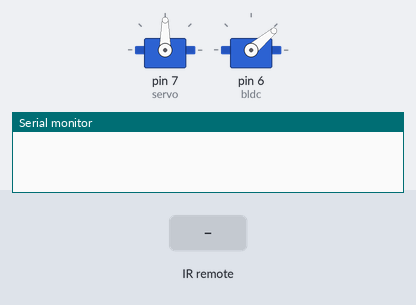
A program run on a simulated Arduino Mega 2560, built with avr-gcc and run on an emulated ATmega2560. Shown: 2 × servo, the last lines printed to the serial monitor. The inputs (shaded band) are chosen by the test bench.

Above: at 4.2 s.
4.3 s: infrared code 0x65 received
At 4.6 s:
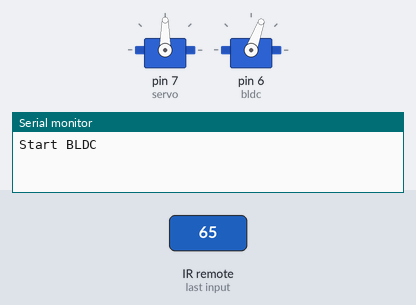
5.8 s: infrared code 0x66 received
At 7.0 s:
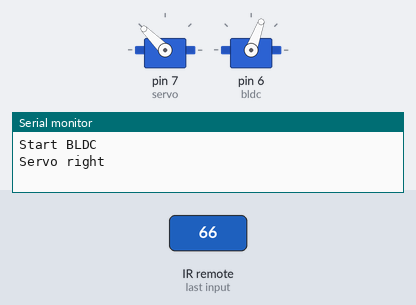
7.3 s: infrared code 0x64 received
At 8.1 s:
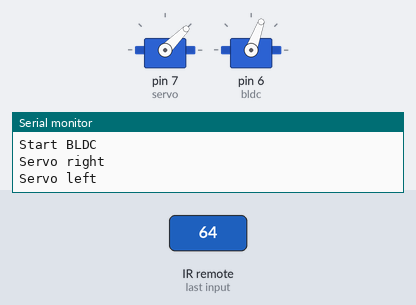
Timing chart, 0 to 10.3 s (numbered marks = the images above; inputs shaded):
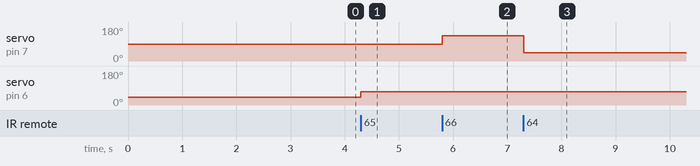

Measured:
- after the input at 4.3 s, servo on pin 6 (bldc): 40° → 70° at once
- after the input at 5.8 s, servo on pin 7 (servo): 90° → 135° at once
- after the input at 7.3 s, servo on pin 7 (servo): 135° → 45° at once

The program:

main.cpp
```cpp
// #include <Arduino.h>
// #include <Servo.h>

// #include "IMU.h"
// #include "Vector3.h"
// #include "GPS.h"

// #define SERVO_PIN 11
// #define MOTOR_PIN 12

// #define DEBUG_ENABLE

// IMU imu;
// GPS gps;
// Servo servo;
// Servo motor;

// Vector3<int16_t> accel, gyro;
// TinyGPSLocation *loc;

// void setup() {
//   #ifdef DEBUG_ENABLE
//   Serial.begin(115200);
//   #endif

//   servo.attach(SERVO_PIN);
//   motor.attach(MOTOR_PIN);
// }

// void loop() {
//   // Get info from sensor
//   bool gps_valid = gps.read(&loc);
//   bool imu_valid = imu.read(gyro, accel);

//   // Estimate the correct values for output actuators


//   // Set actuators


//   // From time to time report through LoRa

// }

//CODE TEST Motor
// #include<Servo.h>
// #include<Arduino.h>

// Servo m1; //motor #1
// void setup()
// {
//   m1.attach(6); //connect the signal pin of esc to any pwm enabled pin on the arduino. In this case its pin 6
//   delay(1); // no use of this line -_-
//   m1.write(40);// this arms the HW esc
//   delay(3000);// this delay is a must.
// }
// void loop()
// {
//   m1.write(50);
// }

#include <Arduino.h>
#include <Servo.h>
#include <IRremote.hpp>

#define IR_RECEIVE_PIN 21

#define SERVO_ZERO     90
#define SERVO_RIGHT    135
#define SERVO_LEFT     45

#define BLDC_ON        70
#define BLDC_OFF       40

Servo servo;
Servo bldc;

void reset_state();

void setup() {
  Serial.begin(115200);
  servo.attach(7);
  bldc.attach(6);
  reset_state();
  delay(3000);
  IrReceiver.begin(IR_RECEIVE_PIN, ENABLE_LED_FEEDBACK);
}

void loop() {
  if (IrReceiver.decode()) {
    switch (IrReceiver.decodedIRData.command) {
      case 128: // Reset
      reset_state();
      Serial.println("Reset");
      break;
      case 101: // Start BLDC
      bldc.write(BLDC_ON);
      Serial.println("Start BLDC");
      break;
      case 102: // Servo right
      servo.write(SERVO_RIGHT);
      Serial.println("Servo right");
      break;
      case 100: // Servo left
      servo.write(SERVO_LEFT);
      Serial.println("Servo left");
      break;
    }
    delay(200);
    IrReceiver.resume();
  }
}

void reset_state() {
  servo.write(SERVO_ZERO);
  bldc.write(BLDC_OFF);
}
```
